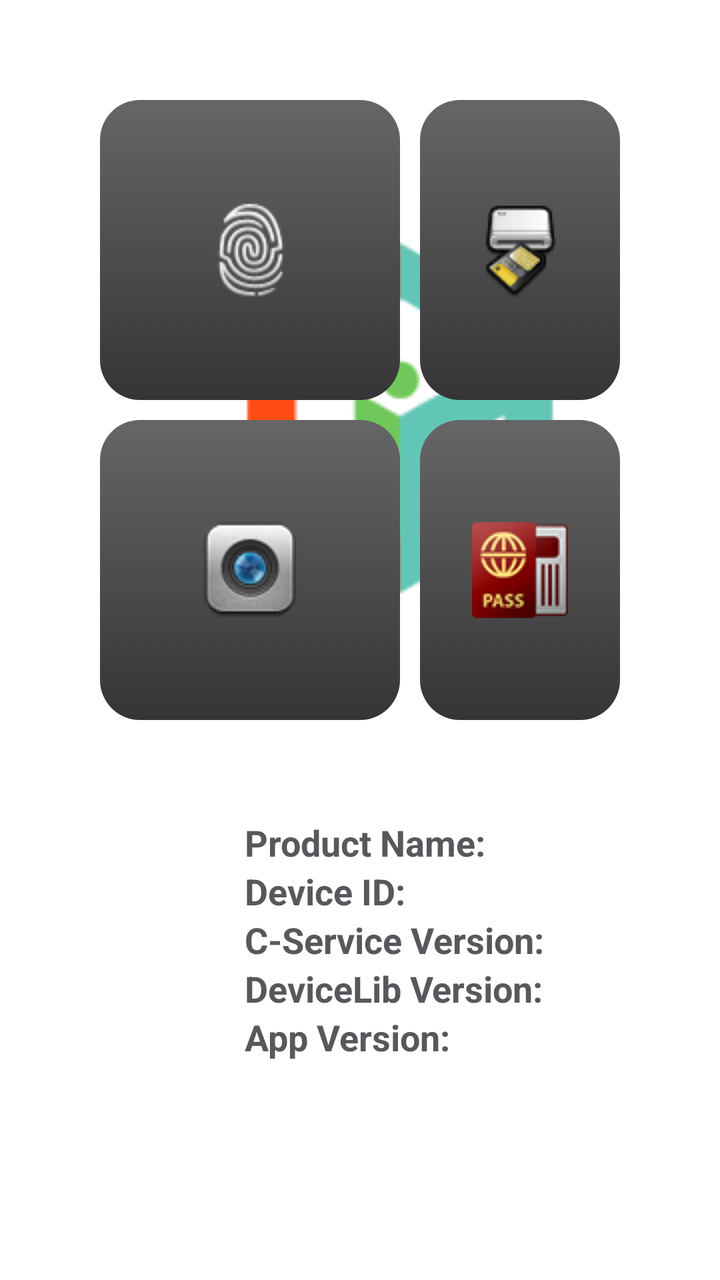
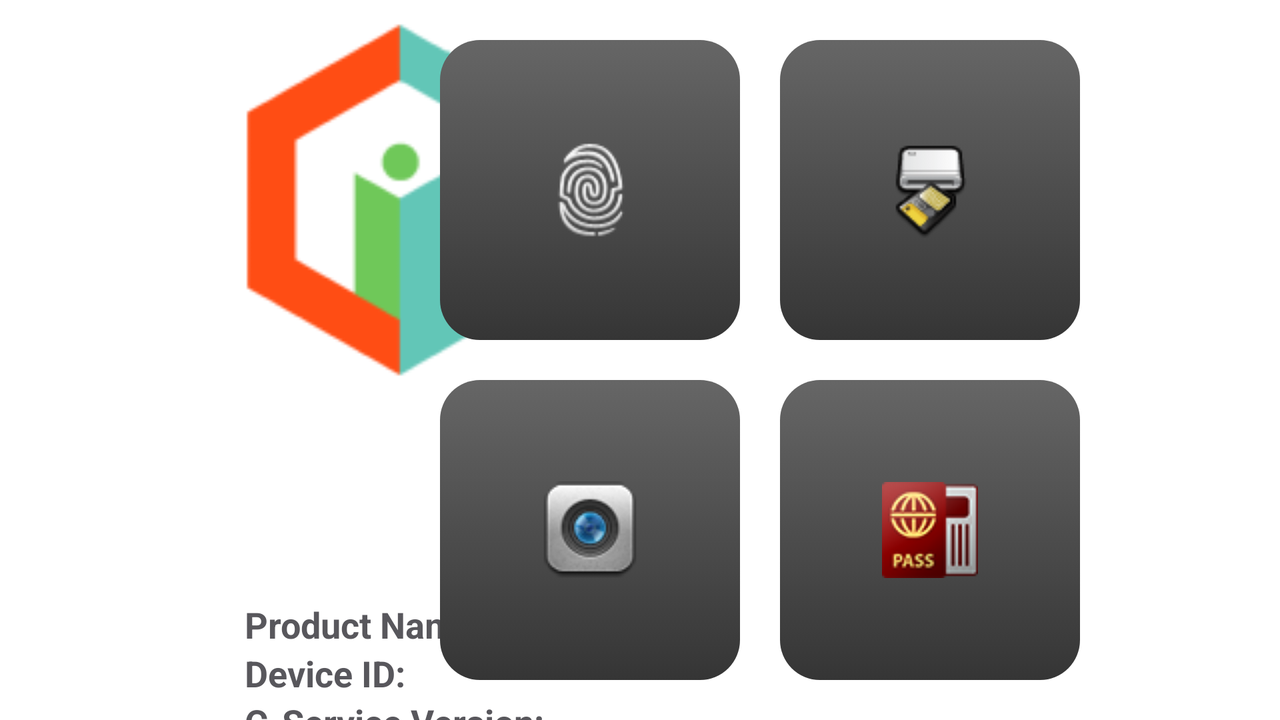

Compare how this app lays out the same screen by default and in its alternative resource folder. The renders come first, then the two layout files and the values they reference.
<!-- AndroidManifest.xml: application theme AppTheme -->
<!-- res/layout/activity_main.xml -->
<?xml version="1.0" encoding="utf-8"?>
<RelativeLayout xmlns:android="http://schemas.android.com/apk/res/android"
	xmlns:tools="http://schemas.android.com/tools"
	android:layout_width="match_parent"
	android:layout_height="match_parent"
	android:background="@color/background"
	tools:context=".MainActivity">

	<LinearLayout
		android:id="@+id/device_info"
		android:layout_width="wrap_content"
		android:layout_height="wrap_content"
		android:layout_centerVertical="true"
		android:layout_marginStart="100dp"
		android:gravity="center"
		android:orientation="vertical">

		
		<ImageView
			android:id="@+id/logo"
			android:layout_width="200dp"
			android:layout_height="200dp"
			android:layout_gravity="center_horizontal"
			android:src="@drawable/ic_launcher"
			tools:ignore="ContentDescription" />

		
		
		
		<LinearLayout
			android:layout_width="wrap_content"
			android:layout_height="wrap_content"
			android:layout_gravity="center"
			android:layout_marginStart="10dp"
			android:layout_marginTop="100dp"
			android:layout_marginEnd="10dp"
			android:gravity="center"
			android:orientation="vertical">

			<LinearLayout
				android:layout_width="match_parent"
				android:layout_height="wrap_content"
				android:orientation="horizontal">

				<TextView
					style="@style/TextLabel"
					android:text="@string/product_name" />

				<TextView
					android:id="@+id/textview_product_name"
					style="@style/TextInfo"
					android:layout_marginStart="5dp" />
			</LinearLayout>

			<LinearLayout
				android:layout_width="match_parent"
				android:layout_height="wrap_content"
				android:orientation="horizontal">

				<TextView
					style="@style/TextLabel"
					android:text="@string/device_id" />

				<TextView
					android:id="@+id/textview_device_id"
					style="@style/TextInfo"
					android:layout_marginStart="5dp" />
			</LinearLayout>

			<LinearLayout
				android:layout_width="match_parent"
				android:layout_height="wrap_content"
				android:orientation="horizontal">

				<TextView
					style="@style/TextLabel"
					android:text="@string/cid_service_version_label" />

				<TextView
					android:id="@+id/textview_cid_service_version"
					style="@style/TextInfo"
					android:layout_marginStart="5dp" />
			</LinearLayout>

			<LinearLayout
				android:layout_width="match_parent"
				android:layout_height="wrap_content"
				android:orientation="horizontal">

				<TextView
					style="@style/TextLabel"
					android:text="@string/device_lib_version_label" />

				<TextView
					android:id="@+id/textview_device_lib_version"
					style="@style/TextInfo"
					android:layout_marginStart="5dp" />
			</LinearLayout>

			<LinearLayout
				android:layout_width="match_parent"
				android:layout_height="wrap_content"
				android:orientation="horizontal">

				<TextView
					style="@style/TextLabel"
					android:text="@string/app_version" />

				<TextView
					android:id="@+id/textview_app_version"
					style="@style/TextInfo"
					android:layout_marginStart="5dp" />
			</LinearLayout>

		</LinearLayout>

	</LinearLayout>

	
	
	
	<RelativeLayout
		android:layout_width="wrap_content"
		android:layout_height="wrap_content"
		android:layout_alignParentEnd="true"
		android:layout_margin="50dp"
		android:orientation="vertical">

		<ImageButton
			android:id="@+id/fingerprint_button"
			android:layout_width="@dimen/main_button_size"
			android:layout_height="@dimen/main_button_size"
			android:background="@drawable/tab_btn_background"
			android:src="@drawable/ic_fingerprint"
			tools:ignore="ContentDescription" />

		<ImageButton
			android:id="@+id/cardreader_button"
			android:layout_width="@dimen/main_button_size"
			android:layout_height="@dimen/main_button_size"
			android:layout_marginStart="@dimen/main_button_inter_margin"
			android:layout_toEndOf="@id/fingerprint_button"
			android:background="@drawable/tab_btn_background"
			android:src="@drawable/ic_card_reader"
			tools:ignore="ContentDescription" />

		
		
		
		

		
		
		
		

		
		
		
		

		<ImageButton
			android:id="@+id/face_button"
			android:layout_width="@dimen/main_button_size"
			android:layout_height="@dimen/main_button_size"
			android:layout_below="@id/fingerprint_button"
			android:layout_marginTop="@dimen/main_button_inter_margin"
			android:background="@drawable/tab_btn_background"
			android:src="@drawable/ic_camera"
			tools:ignore="ContentDescription" />

		
		
		
		

		<ImageButton
			android:id="@+id/mrz_button"
			android:layout_width="@dimen/main_button_size"
			android:layout_height="@dimen/main_button_size"
			android:layout_below="@id/cardreader_button"
			android:layout_marginStart="@dimen/main_button_inter_margin"
			android:layout_marginTop="@dimen/main_button_inter_margin"
			android:layout_toEndOf="@id/face_button"
			android:background="@drawable/tab_btn_background"
			android:src="@drawable/ic_mrz"
			tools:ignore="ContentDescription" />

		
		
		
		

		

		<View
			android:layout_width="0dp"
			android:layout_height="0dp"
			android:layout_weight="1" />

	</RelativeLayout>

	
	<ImageButton
		android:id="@+id/iris_button"
		android:layout_width="0dp"
		android:layout_height="75dp"
		android:layout_marginStart="10dp"
		android:layout_marginEnd="10dp"
		android:background="@drawable/tab_btn_background"
		android:src="@drawable/ic_iris"
		android:visibility="gone"
		tools:ignore="ContentDescription" />

</RelativeLayout>
<!-- resources referenced by this layout -->
<resources>
  <dimen name="main_button_inter_margin">10dp</dimen>
  <dimen name="main_button_size">150dp</dimen>
  <!-- drawable ic_camera: png bitmap (drawable, 6900 bytes) -->
  <!-- drawable ic_card_reader: png bitmap (drawable, 2677 bytes) -->
  <!-- drawable ic_fingerprint: png bitmap (drawable, 4506 bytes) -->
  <!-- drawable ic_iris: webp bitmap (drawable, 3736 bytes) -->
  <!-- drawable ic_launcher: png bitmap (drawable, 2979 bytes) -->
  <!-- drawable ic_mrz: png bitmap (drawable, 12053 bytes) -->
  <!-- drawable tab_btn_background (drawable) -->
  <?xml version="1.0" encoding="utf-8"?>
  <selector xmlns:android="http://schemas.android.com/apk/res/android">
  	<item android:state_activated="true">
  		<shape>
  			<corners android:radius="@dimen/tab_btn_background_radius" />
  			<gradient android:angle="270" android:endColor="@color/btn_enabled_end" android:startColor="@color/btn_enabled_start" />
  		</shape>
  	</item>
  	<item android:state_pressed="true">
  		<shape>
  			<corners android:radius="@dimen/tab_btn_background_radius" />
  			<gradient android:angle="270" android:endColor="@color/btn_pressed_end" android:startColor="@color/btn_pressed_start" />
  		</shape>
  	</item>
  	<item>
  		<shape>
  			<corners android:radius="@dimen/tab_btn_background_radius" />
  			<gradient android:angle="270" android:endColor="@color/btn_disabled_end" android:startColor="@color/btn_disabled_start" />
  		</shape>
  	</item>
  </selector>
  <string name="app_version">App Version: </string>
  <string name="cid_service_version_label">C-Service Version: </string>
  <string name="device_id">Device ID: </string>
  <string name="device_lib_version_label">DeviceLib Version: </string>
  <string name="product_name">Product Name:</string>
  <style name="TextInfo">
          <item name="android:layout_width">wrap_content</item>
          <item name="android:layout_height">wrap_content</item>
          <item name="android:textAppearance">?android:attr/textAppearanceMedium</item>
          <item name="android:textColor">#58575c</item>
          <item name="android:textStyle">normal</item>
      </style>
  <style name="TextLabel" parent="TextInfo">
          <item name="android:textStyle">bold</item>
      </style>
  <style name="AppTheme" parent="AppBaseTheme">
          
      </style>
  <dimen name="tab_btn_background_radius">20dp</dimen>
  <color name="btn_enabled_end">#0c3b33</color>
  <color name="btn_enabled_start">#23ad97</color>
  <color name="btn_pressed_end">#3b1409</color>
  <color name="btn_pressed_start">#ee5d33</color>
  <color name="btn_disabled_end">#353535</color>
  <color name="btn_disabled_start">#666666</color>
  <style name="AppBaseTheme" parent="android:Theme.Light">
          
      </style>
</resources>
<!-- res/layout-land/activity_main.xml (the author's variant of the layout above) -->
<!-- drawn on the phone turned sideways -->
<?xml version="1.0" encoding="utf-8"?>
<RelativeLayout xmlns:android="http://schemas.android.com/apk/res/android"
	xmlns:tools="http://schemas.android.com/tools"
	android:layout_width="match_parent"
	android:layout_height="match_parent"
	android:background="@color/background"
	tools:context=".MainActivity">

	<LinearLayout
		android:id="@+id/device_info"
		android:layout_width="wrap_content"
		android:layout_height="wrap_content"
		android:layout_centerVertical="true"
		android:layout_marginStart="100dp"
		android:gravity="center"
		android:orientation="vertical">

		
		<ImageView
			android:id="@+id/logo"
			android:layout_width="200dp"
			android:layout_height="200dp"
			android:layout_gravity="center_horizontal"
			android:src="@drawable/ic_launcher"
			tools:ignore="ContentDescription" />

		
		
		
		<LinearLayout
			android:layout_width="wrap_content"
			android:layout_height="wrap_content"
			android:layout_gravity="center"
			android:layout_marginStart="10dp"
			android:layout_marginTop="100dp"
			android:layout_marginEnd="10dp"
			android:gravity="center"
			android:orientation="vertical">

			<LinearLayout
				android:layout_width="match_parent"
				android:layout_height="wrap_content"
				android:orientation="horizontal">

				<TextView
					style="@style/TextLabel"
					android:text="@string/product_name" />

				<TextView
					android:id="@+id/textview_product_name"
					style="@style/TextInfo"
					android:layout_marginStart="5dp" />
			</LinearLayout>

			<LinearLayout
				android:layout_width="match_parent"
				android:layout_height="wrap_content"
				android:orientation="horizontal">

				<TextView
					style="@style/TextLabel"
					android:text="@string/device_id" />

				<TextView
					android:id="@+id/textview_device_id"
					style="@style/TextInfo"
					android:layout_marginStart="5dp" />
			</LinearLayout>

			<LinearLayout
				android:layout_width="match_parent"
				android:layout_height="wrap_content"
				android:orientation="horizontal">

				<TextView
					style="@style/TextLabel"
					android:text="@string/cid_service_version_label" />

				<TextView
					android:id="@+id/textview_cid_service_version"
					style="@style/TextInfo"
					android:layout_marginStart="5dp" />
			</LinearLayout>

			<LinearLayout
				android:layout_width="match_parent"
				android:layout_height="wrap_content"
				android:orientation="horizontal">

				<TextView
					style="@style/TextLabel"
					android:text="@string/device_lib_version_label" />

				<TextView
					android:id="@+id/textview_device_lib_version"
					style="@style/TextInfo"
					android:layout_marginStart="5dp" />
			</LinearLayout>

			<LinearLayout
				android:layout_width="match_parent"
				android:layout_height="wrap_content"
				android:orientation="horizontal">

				<TextView
					style="@style/TextLabel"
					android:text="@string/app_version" />

				<TextView
					android:id="@+id/textview_app_version"
					style="@style/TextInfo"
					android:layout_marginStart="5dp" />
			</LinearLayout>

		</LinearLayout>

	</LinearLayout>

	
	
	
	<RelativeLayout
		android:layout_width="wrap_content"
		android:layout_height="wrap_content"
		android:layout_alignParentEnd="true"
		android:layout_centerVertical="true"
		android:layout_marginEnd="100dp"
		android:orientation="vertical">

		<ImageButton
			android:id="@+id/fingerprint_button"
			android:layout_width="@dimen/main_button_size"
			android:layout_height="@dimen/main_button_size"
			android:background="@drawable/tab_btn_background"
			android:src="@drawable/ic_fingerprint"
			tools:ignore="ContentDescription" />

		<ImageButton
			android:id="@+id/cardreader_button"
			android:layout_width="@dimen/main_button_size"
			android:layout_height="@dimen/main_button_size"
			android:layout_marginStart="@dimen/main_button_inter_margin"
			android:layout_toEndOf="@id/fingerprint_button"
			android:background="@drawable/tab_btn_background"
			android:src="@drawable/ic_card_reader"
			tools:ignore="ContentDescription" />

		<ImageButton
			android:id="@+id/face_button"
			android:layout_width="@dimen/main_button_size"
			android:layout_height="@dimen/main_button_size"
			android:layout_below="@id/fingerprint_button"
			android:layout_marginTop="@dimen/main_button_inter_margin"
			android:background="@drawable/tab_btn_background"
			android:src="@drawable/ic_camera"
			tools:ignore="ContentDescription" />

		<ImageButton
			android:id="@+id/mrz_button"
			android:layout_width="@dimen/main_button_size"
			android:layout_height="@dimen/main_button_size"
			android:layout_below="@id/cardreader_button"
			android:layout_marginStart="@dimen/main_button_inter_margin"
			android:layout_marginTop="@dimen/main_button_inter_margin"
			android:layout_toEndOf="@id/face_button"
			android:background="@drawable/tab_btn_background"
			android:src="@drawable/ic_mrz"
			tools:ignore="ContentDescription" />

	</RelativeLayout>

	
	<ImageButton
		android:id="@+id/iris_button"
		android:layout_width="0dp"
		android:layout_height="75dp"
		android:layout_marginStart="10dp"
		android:layout_marginEnd="10dp"
		android:background="@drawable/tab_btn_background"
		android:src="@drawable/ic_iris"
		android:visibility="gone"
		tools:ignore="ContentDescription" />

</RelativeLayout>
<!-- resources referenced by the variant -->
<!-- as the phone turned sideways resolves them -->
<resources>
  <!-- from res/values-land/ -->
  <dimen name="main_button_inter_margin">20dp</dimen>
  <!-- from res/values-land/ -->
  <dimen name="main_button_size">150dp</dimen>
  <!-- drawable ic_camera: png bitmap (drawable, 6900 bytes) -->
  <!-- drawable ic_card_reader: png bitmap (drawable, 2677 bytes) -->
  <!-- drawable ic_fingerprint: png bitmap (drawable, 4506 bytes) -->
  <!-- drawable ic_iris: webp bitmap (drawable, 3736 bytes) -->
  <!-- drawable ic_launcher: png bitmap (drawable, 2979 bytes) -->
  <!-- drawable ic_mrz: png bitmap (drawable, 12053 bytes) -->
  <!-- drawable tab_btn_background (drawable) -->
  <?xml version="1.0" encoding="utf-8"?>
  <selector xmlns:android="http://schemas.android.com/apk/res/android">
  	<item android:state_activated="true">
  		<shape>
  			<corners android:radius="@dimen/tab_btn_background_radius" />
  			<gradient android:angle="270" android:endColor="@color/btn_enabled_end" android:startColor="@color/btn_enabled_start" />
  		</shape>
  	</item>
  	<item android:state_pressed="true">
  		<shape>
  			<corners android:radius="@dimen/tab_btn_background_radius" />
  			<gradient android:angle="270" android:endColor="@color/btn_pressed_end" android:startColor="@color/btn_pressed_start" />
  		</shape>
  	</item>
  	<item>
  		<shape>
  			<corners android:radius="@dimen/tab_btn_background_radius" />
  			<gradient android:angle="270" android:endColor="@color/btn_disabled_end" android:startColor="@color/btn_disabled_start" />
  		</shape>
  	</item>
  </selector>
  <string name="app_version">App Version: </string>
  <string name="cid_service_version_label">C-Service Version: </string>
  <string name="device_id">Device ID: </string>
  <string name="device_lib_version_label">DeviceLib Version: </string>
  <string name="product_name">Product Name:</string>
  <!-- from res/values-land/ -->
  <style name="TextInfo">
  		<item name="android:layout_width">wrap_content</item>
  		<item name="android:layout_height">wrap_content</item>
  		<item name="android:textAppearance">?android:attr/textAppearanceMedium</item>
  		<item name="android:textColor">#58575c</item>
  		<item name="android:textStyle">normal</item>
  	</style>
  <!-- from res/values-land/ -->
  <style name="TextLabel" parent="TextInfo">
  		<item name="android:textStyle">bold</item>
  	</style>
  <style name="AppTheme" parent="AppBaseTheme">
          
      </style>
  <!-- from res/values-land/ -->
  <dimen name="tab_btn_background_radius">20dp</dimen>
  <color name="btn_enabled_end">#0c3b33</color>
  <color name="btn_enabled_start">#23ad97</color>
  <color name="btn_pressed_end">#3b1409</color>
  <color name="btn_pressed_start">#ee5d33</color>
  <color name="btn_disabled_end">#353535</color>
  <color name="btn_disabled_start">#666666</color>
  <style name="AppBaseTheme" parent="android:Theme.Light">
          
      </style>
</resources>
